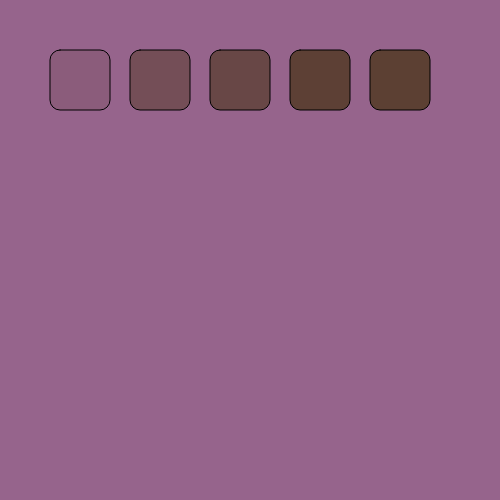
Frame 1 (no input)
Frame 60 (no input): identical to frame 1, image omitted
Frame 120 (the mouse pressed at the canvas centre since frame 60): identical to frame 1, image omitted

The p5.js sketch that drew this single still picture (run headless with seeded random() and noise() and a simulated clock; from frame 60 on, the mouse is pressed at the canvas centre):

// p5.js sketch
// ── sketch.js
function setup() {
  createCanvas(500,500);
}

function draw() {
  background(150,100,140);
  
  fill(92,64,51,50)
  square(50,50,60,10)
  
  fill(92,64,51,150)
  square(130,50,60,10)
  
  fill(92,64,51, 200)
  square(210,50,60,10)
  
  fill(92,64,51,250)
  square(290,50,60,10)
  
  fill(92,64,51, 300)
  square(370,50,60,10)
}
